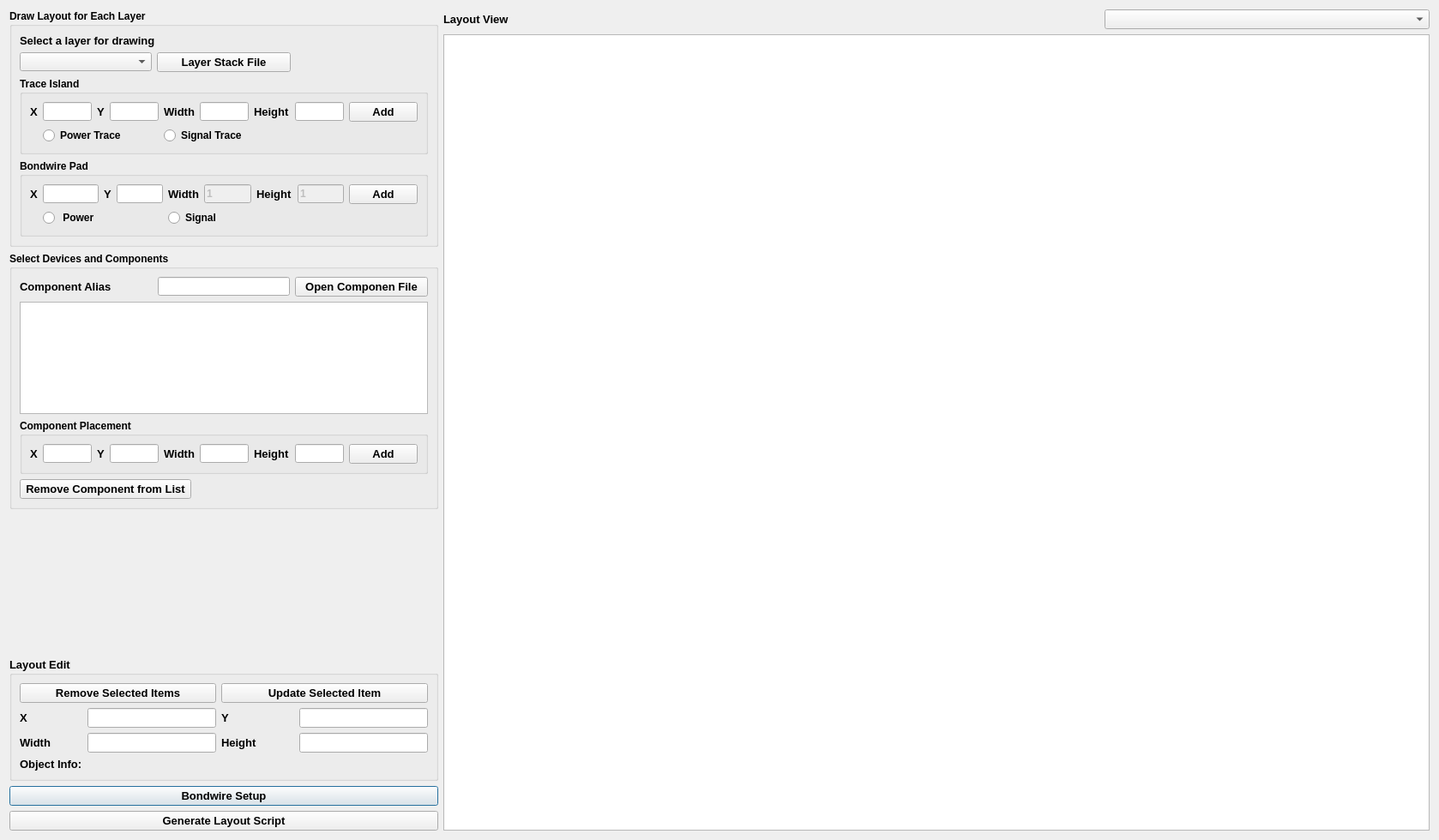
<?xml version="1.0" encoding="UTF-8"?>
<ui version="4.0">
 <class>InitialLayoutPlotter</class>
 <widget class="QDialog" name="InitialLayoutPlotter">
  <property name="geometry">
   <rect>
    <x>0</x>
    <y>0</y>
    <width>1678</width>
    <height>980</height>
   </rect>
  </property>
  <property name="windowTitle">
   <string>LayoutPloter</string>
  </property>
  <layout class="QGridLayout" name="gridLayout_6">
   <item row="0" column="4">
    <widget class="QComboBox" name="cmb_box_select_layer_view">
     <property name="font">
      <font>
       <pointsize>10</pointsize>
       <weight>75</weight>
       <bold>true</bold>
      </font>
     </property>
    </widget>
   </item>
   <item row="1" column="2" rowspan="9" colspan="3">
    <widget class="QGraphicsView" name="LayoutView">
     <property name="backgroundBrush">
      <brush brushstyle="NoBrush">
       <color alpha="255">
        <red>0</red>
        <green>0</green>
        <blue>0</blue>
       </color>
      </brush>
     </property>
    </widget>
   </item>
   <item row="8" column="0">
    <widget class="QPushButton" name="btn_bondwire">
     <property name="maximumSize">
      <size>
       <width>6666</width>
       <height>16777215</height>
      </size>
     </property>
     <property name="font">
      <font>
       <pointsize>10</pointsize>
       <weight>75</weight>
       <bold>true</bold>
      </font>
     </property>
     <property name="text">
      <string>Bondwire Setup</string>
     </property>
    </widget>
   </item>
   <item row="9" column="0">
    <widget class="QPushButton" name="btn_generat_layout_script">
     <property name="maximumSize">
      <size>
       <width>6666</width>
       <height>16777215</height>
      </size>
     </property>
     <property name="font">
      <font>
       <pointsize>10</pointsize>
       <weight>75</weight>
       <bold>true</bold>
      </font>
     </property>
     <property name="text">
      <string>Generate Layout Script</string>
     </property>
    </widget>
   </item>
   <item row="0" column="2">
    <widget class="QLabel" name="label_16">
     <property name="font">
      <font>
       <pointsize>10</pointsize>
       <weight>75</weight>
       <bold>true</bold>
      </font>
     </property>
     <property name="text">
      <string>Layout View</string>
     </property>
    </widget>
   </item>
   <item row="7" column="0">
    <widget class="QGroupBox" name="grp_layout_edit">
     <property name="maximumSize">
      <size>
       <width>500</width>
       <height>16777215</height>
      </size>
     </property>
     <property name="font">
      <font>
       <pointsize>10</pointsize>
       <weight>75</weight>
       <bold>true</bold>
      </font>
     </property>
     <property name="title">
      <string>Layout Edit</string>
     </property>
     <layout class="QGridLayout" name="gridLayout_7">
      <item row="0" column="2" colspan="3">
       <widget class="QPushButton" name="btn_update_xy">
        <property name="enabled">
         <bool>true</bool>
        </property>
        <property name="font">
         <font>
          <pointsize>10</pointsize>
          <weight>75</weight>
          <bold>true</bold>
         </font>
        </property>
        <property name="text">
         <string>Update Selected Item</string>
        </property>
       </widget>
      </item>
      <item row="1" column="4">
       <widget class="QLineEdit" name="lineEdit_update_Y">
        <property name="enabled">
         <bool>true</bool>
        </property>
        <property name="minimumSize">
         <size>
          <width>150</width>
          <height>0</height>
         </size>
        </property>
        <property name="maximumSize">
         <size>
          <width>150</width>
          <height>16777215</height>
         </size>
        </property>
       </widget>
      </item>
      <item row="2" column="1">
       <widget class="QLineEdit" name="lineEdit_update_Width">
        <property name="enabled">
         <bool>true</bool>
        </property>
        <property name="minimumSize">
         <size>
          <width>150</width>
          <height>0</height>
         </size>
        </property>
        <property name="maximumSize">
         <size>
          <width>150</width>
          <height>16777215</height>
         </size>
        </property>
       </widget>
      </item>
      <item row="1" column="0">
       <widget class="QLabel" name="label_15">
        <property name="minimumSize">
         <size>
          <width>50</width>
          <height>0</height>
         </size>
        </property>
        <property name="maximumSize">
         <size>
          <width>50</width>
          <height>16777215</height>
         </size>
        </property>
        <property name="font">
         <font>
          <pointsize>10</pointsize>
          <weight>75</weight>
          <bold>true</bold>
         </font>
        </property>
        <property name="text">
         <string>X</string>
        </property>
       </widget>
      </item>
      <item row="1" column="1">
       <widget class="QLineEdit" name="lineEdit_update_X">
        <property name="enabled">
         <bool>true</bool>
        </property>
        <property name="minimumSize">
         <size>
          <width>150</width>
          <height>0</height>
         </size>
        </property>
        <property name="maximumSize">
         <size>
          <width>150</width>
          <height>16777215</height>
         </size>
        </property>
       </widget>
      </item>
      <item row="1" column="2">
       <widget class="QLabel" name="label_17">
        <property name="minimumSize">
         <size>
          <width>50</width>
          <height>0</height>
         </size>
        </property>
        <property name="maximumSize">
         <size>
          <width>100</width>
          <height>16777215</height>
         </size>
        </property>
        <property name="font">
         <font>
          <pointsize>10</pointsize>
          <weight>75</weight>
          <bold>true</bold>
         </font>
        </property>
        <property name="text">
         <string>Y</string>
        </property>
       </widget>
      </item>
      <item row="2" column="4">
       <widget class="QLineEdit" name="lineEdit_update_Height">
        <property name="enabled">
         <bool>true</bool>
        </property>
        <property name="minimumSize">
         <size>
          <width>150</width>
          <height>0</height>
         </size>
        </property>
        <property name="maximumSize">
         <size>
          <width>150</width>
          <height>16777215</height>
         </size>
        </property>
       </widget>
      </item>
      <item row="2" column="2" colspan="2">
       <widget class="QLabel" name="label_20">
        <property name="maximumSize">
         <size>
          <width>100</width>
          <height>16777215</height>
         </size>
        </property>
        <property name="font">
         <font>
          <pointsize>10</pointsize>
          <weight>75</weight>
          <bold>true</bold>
         </font>
        </property>
        <property name="text">
         <string>Height</string>
        </property>
       </widget>
      </item>
      <item row="2" column="0">
       <widget class="QLabel" name="label_19">
        <property name="maximumSize">
         <size>
          <width>50</width>
          <height>16777215</height>
         </size>
        </property>
        <property name="font">
         <font>
          <pointsize>10</pointsize>
          <weight>75</weight>
          <bold>true</bold>
         </font>
        </property>
        <property name="text">
         <string>Width</string>
        </property>
       </widget>
      </item>
      <item row="0" column="0" colspan="2">
       <widget class="QPushButton" name="btn_rm_obj">
        <property name="enabled">
         <bool>true</bool>
        </property>
        <property name="sizePolicy">
         <sizepolicy hsizetype="Minimum" vsizetype="Fixed">
          <horstretch>1</horstretch>
          <verstretch>0</verstretch>
         </sizepolicy>
        </property>
        <property name="maximumSize">
         <size>
          <width>6666</width>
          <height>16777215</height>
         </size>
        </property>
        <property name="baseSize">
         <size>
          <width>200</width>
          <height>0</height>
         </size>
        </property>
        <property name="font">
         <font>
          <pointsize>10</pointsize>
          <weight>75</weight>
          <bold>true</bold>
         </font>
        </property>
        <property name="text">
         <string>Remove Selected Items</string>
        </property>
       </widget>
      </item>
      <item row="3" column="0">
       <widget class="QLabel" name="label_18">
        <property name="text">
         <string>Object Info:</string>
        </property>
       </widget>
      </item>
      <item row="3" column="1" colspan="4">
       <widget class="QLabel" name="lbl_currentxy">
        <property name="font">
         <font>
          <pointsize>10</pointsize>
          <weight>50</weight>
          <bold>false</bold>
         </font>
        </property>
        <property name="text">
         <string/>
        </property>
       </widget>
      </item>
     </layout>
    </widget>
   </item>
   <item row="0" column="0" rowspan="3">
    <widget class="QGroupBox" name="groupBox_2">
     <property name="maximumSize">
      <size>
       <width>500</width>
       <height>16777215</height>
      </size>
     </property>
     <property name="font">
      <font>
       <weight>75</weight>
       <bold>true</bold>
      </font>
     </property>
     <property name="title">
      <string>Draw Layout for Each Layer</string>
     </property>
     <layout class="QGridLayout" name="gridLayout_5">
      <item row="2" column="0">
       <widget class="QComboBox" name="cmb_box_select_layer_draw"/>
      </item>
      <item row="4" column="0" colspan="3">
       <widget class="QGroupBox" name="groupBox_5">
        <property name="title">
         <string>Bondwire Pad</string>
        </property>
        <layout class="QGridLayout" name="gridLayout_4">
         <item row="0" column="0">
          <widget class="QLabel" name="label_11">
           <property name="font">
            <font>
             <pointsize>10</pointsize>
             <weight>75</weight>
             <bold>true</bold>
            </font>
           </property>
           <property name="text">
            <string>X</string>
           </property>
          </widget>
         </item>
         <item row="0" column="4">
          <widget class="QLabel" name="label_13">
           <property name="font">
            <font>
             <pointsize>10</pointsize>
             <weight>75</weight>
             <bold>true</bold>
            </font>
           </property>
           <property name="text">
            <string>Width</string>
           </property>
          </widget>
         </item>
         <item row="0" column="7">
          <widget class="QLineEdit" name="lineEdit_bw_padH">
           <property name="enabled">
            <bool>false</bool>
           </property>
           <property name="text">
            <string>1</string>
           </property>
          </widget>
         </item>
         <item row="0" column="8">
          <widget class="QPushButton" name="btn_add_bw_pad">
           <property name="font">
            <font>
             <pointsize>10</pointsize>
             <weight>75</weight>
             <bold>true</bold>
            </font>
           </property>
           <property name="text">
            <string>Add</string>
           </property>
          </widget>
         </item>
         <item row="0" column="5">
          <widget class="QLineEdit" name="lineEdit_bw_padW">
           <property name="enabled">
            <bool>false</bool>
           </property>
           <property name="text">
            <string>1</string>
           </property>
          </widget>
         </item>
         <item row="0" column="3">
          <widget class="QLineEdit" name="lineEdit_bw_padY"/>
         </item>
         <item row="0" column="1">
          <widget class="QLineEdit" name="lineEdit_bw_padX"/>
         </item>
         <item row="0" column="2">
          <widget class="QLabel" name="label_12">
           <property name="font">
            <font>
             <pointsize>10</pointsize>
             <weight>75</weight>
             <bold>true</bold>
            </font>
           </property>
           <property name="text">
            <string>Y</string>
           </property>
          </widget>
         </item>
         <item row="0" column="6">
          <widget class="QLabel" name="label_14">
           <property name="font">
            <font>
             <pointsize>10</pointsize>
             <weight>75</weight>
             <bold>true</bold>
            </font>
           </property>
           <property name="text">
            <string>Height</string>
           </property>
          </widget>
         </item>
         <item row="1" column="1">
          <widget class="QRadioButton" name="radio_button_power_pad">
           <property name="text">
            <string> Power</string>
           </property>
          </widget>
         </item>
         <item row="1" column="4" colspan="2">
          <widget class="QRadioButton" name="radio_button_signal_pad">
           <property name="text">
            <string>Signal</string>
           </property>
          </widget>
         </item>
        </layout>
       </widget>
      </item>
      <item row="2" column="1">
       <widget class="QPushButton" name="btn_get_layer_stack">
        <property name="font">
         <font>
          <pointsize>10</pointsize>
          <weight>75</weight>
          <bold>true</bold>
         </font>
        </property>
        <property name="text">
         <string>Layer Stack File</string>
        </property>
       </widget>
      </item>
      <item row="3" column="0" colspan="3">
       <widget class="QGroupBox" name="groupBox_3">
        <property name="title">
         <string>Trace Island</string>
        </property>
        <layout class="QGridLayout" name="gridLayout_2">
         <item row="0" column="0">
          <widget class="QLabel" name="label">
           <property name="font">
            <font>
             <pointsize>10</pointsize>
             <weight>75</weight>
             <bold>true</bold>
            </font>
           </property>
           <property name="text">
            <string>X</string>
           </property>
          </widget>
         </item>
         <item row="0" column="5">
          <widget class="QLabel" name="label_3">
           <property name="font">
            <font>
             <pointsize>10</pointsize>
             <weight>75</weight>
             <bold>true</bold>
            </font>
           </property>
           <property name="text">
            <string>Width</string>
           </property>
          </widget>
         </item>
         <item row="0" column="3">
          <widget class="QLabel" name="label_2">
           <property name="font">
            <font>
             <pointsize>10</pointsize>
             <weight>75</weight>
             <bold>true</bold>
            </font>
           </property>
           <property name="text">
            <string>Y</string>
           </property>
          </widget>
         </item>
         <item row="0" column="6">
          <widget class="QLineEdit" name="lineEdit_trace_W"/>
         </item>
         <item row="0" column="8">
          <widget class="QLineEdit" name="lineEdit_trace_H"/>
         </item>
         <item row="0" column="7">
          <widget class="QLabel" name="label_4">
           <property name="font">
            <font>
             <pointsize>10</pointsize>
             <weight>75</weight>
             <bold>true</bold>
            </font>
           </property>
           <property name="text">
            <string>Height</string>
           </property>
          </widget>
         </item>
         <item row="0" column="2">
          <widget class="QLineEdit" name="lineEdit_trace_X"/>
         </item>
         <item row="0" column="4">
          <widget class="QLineEdit" name="lineEdit_trace_Y"/>
         </item>
         <item row="0" column="9">
          <widget class="QPushButton" name="btn_add_trace">
           <property name="font">
            <font>
             <pointsize>10</pointsize>
             <weight>75</weight>
             <bold>true</bold>
            </font>
           </property>
           <property name="text">
            <string>Add</string>
           </property>
          </widget>
         </item>
         <item row="1" column="5" colspan="2">
          <widget class="QRadioButton" name="radio_btn_gate">
           <property name="text">
            <string>Signal Trace</string>
           </property>
          </widget>
         </item>
         <item row="1" column="2" colspan="3">
          <widget class="QRadioButton" name="radio_btn_power">
           <property name="text">
            <string>Power Trace</string>
           </property>
          </widget>
         </item>
        </layout>
       </widget>
      </item>
      <item row="0" column="0" colspan="2">
       <widget class="QLabel" name="label_5">
        <property name="maximumSize">
         <size>
          <width>16777215</width>
          <height>20</height>
         </size>
        </property>
        <property name="font">
         <font>
          <pointsize>10</pointsize>
          <weight>75</weight>
          <bold>true</bold>
         </font>
        </property>
        <property name="text">
         <string>Select a layer for drawing</string>
        </property>
       </widget>
      </item>
     </layout>
    </widget>
   </item>
   <item row="3" column="0">
    <widget class="QGroupBox" name="groupBox">
     <property name="maximumSize">
      <size>
       <width>500</width>
       <height>300</height>
      </size>
     </property>
     <property name="font">
      <font>
       <weight>75</weight>
       <bold>true</bold>
      </font>
     </property>
     <property name="title">
      <string>Select Devices and Components</string>
     </property>
     <layout class="QGridLayout" name="gridLayout">
      <item row="0" column="0">
       <widget class="QLabel" name="label_6">
        <property name="font">
         <font>
          <pointsize>10</pointsize>
          <weight>75</weight>
          <bold>true</bold>
         </font>
        </property>
        <property name="text">
         <string>Component Alias</string>
        </property>
       </widget>
      </item>
      <item row="3" column="0" colspan="2">
       <widget class="QPushButton" name="btn_rm_list_comp">
        <property name="sizePolicy">
         <sizepolicy hsizetype="Minimum" vsizetype="Fixed">
          <horstretch>1</horstretch>
          <verstretch>0</verstretch>
         </sizepolicy>
        </property>
        <property name="maximumSize">
         <size>
          <width>200</width>
          <height>16777215</height>
         </size>
        </property>
        <property name="baseSize">
         <size>
          <width>200</width>
          <height>0</height>
         </size>
        </property>
        <property name="font">
         <font>
          <pointsize>10</pointsize>
          <weight>75</weight>
          <bold>true</bold>
         </font>
        </property>
        <property name="text">
         <string>Remove Component from List</string>
        </property>
       </widget>
      </item>
      <item row="2" column="0" colspan="3">
       <widget class="QGroupBox" name="grp_comp_placement">
        <property name="title">
         <string>Component Placement</string>
        </property>
        <layout class="QGridLayout" name="gridLayout_3">
         <item row="1" column="0">
          <widget class="QLabel" name="label_7">
           <property name="font">
            <font>
             <pointsize>10</pointsize>
             <weight>75</weight>
             <bold>true</bold>
            </font>
           </property>
           <property name="text">
            <string>X</string>
           </property>
          </widget>
         </item>
         <item row="1" column="1">
          <widget class="QLineEdit" name="lineEdit_comp_X"/>
         </item>
         <item row="1" column="2">
          <widget class="QLabel" name="label_8">
           <property name="font">
            <font>
             <pointsize>10</pointsize>
             <weight>75</weight>
             <bold>true</bold>
            </font>
           </property>
           <property name="text">
            <string>Y</string>
           </property>
          </widget>
         </item>
         <item row="1" column="3">
          <widget class="QLineEdit" name="lineEdit_comp_Y"/>
         </item>
         <item row="1" column="4">
          <widget class="QLabel" name="label_9">
           <property name="font">
            <font>
             <pointsize>10</pointsize>
             <weight>75</weight>
             <bold>true</bold>
            </font>
           </property>
           <property name="text">
            <string>Width</string>
           </property>
          </widget>
         </item>
         <item row="1" column="5">
          <widget class="QLineEdit" name="lineEdit_comp_W"/>
         </item>
         <item row="1" column="6">
          <widget class="QLabel" name="label_10">
           <property name="font">
            <font>
             <pointsize>10</pointsize>
             <weight>75</weight>
             <bold>true</bold>
            </font>
           </property>
           <property name="text">
            <string>Height</string>
           </property>
          </widget>
         </item>
         <item row="1" column="7">
          <widget class="QLineEdit" name="lineEdit_comp_H"/>
         </item>
         <item row="1" column="8">
          <widget class="QPushButton" name="btn_add_comp">
           <property name="font">
            <font>
             <pointsize>10</pointsize>
             <weight>75</weight>
             <bold>true</bold>
            </font>
           </property>
           <property name="text">
            <string>Add</string>
           </property>
          </widget>
         </item>
        </layout>
       </widget>
      </item>
      <item row="0" column="2">
       <widget class="QPushButton" name="btn_open_comp_file">
        <property name="sizePolicy">
         <sizepolicy hsizetype="Minimum" vsizetype="Fixed">
          <horstretch>1</horstretch>
          <verstretch>0</verstretch>
         </sizepolicy>
        </property>
        <property name="maximumSize">
         <size>
          <width>200</width>
          <height>16777215</height>
         </size>
        </property>
        <property name="baseSize">
         <size>
          <width>200</width>
          <height>0</height>
         </size>
        </property>
        <property name="font">
         <font>
          <pointsize>10</pointsize>
          <weight>75</weight>
          <bold>true</bold>
         </font>
        </property>
        <property name="text">
         <string>Open Componen File</string>
        </property>
       </widget>
      </item>
      <item row="0" column="1">
       <widget class="QLineEdit" name="lineEdit_comp_alias"/>
      </item>
      <item row="1" column="0" colspan="3">
       <widget class="QListWidget" name="listWidget_comp_view"/>
      </item>
     </layout>
    </widget>
   </item>
  </layout>
 </widget>
 <resources/>
 <connections/>
</ui>
